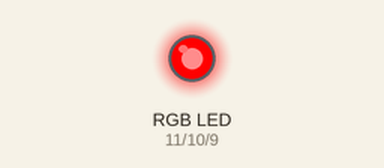
The sketch below on a simulated Arduino Uno, built with avr-gcc and run on an emulated ATmega328P. On the bench: an RGB LED mixed from three pins (HIGH = lit).

Above: at 0.3 s.
At 2.8 s:
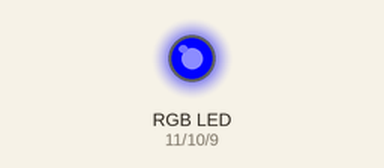
At 4.1 s:
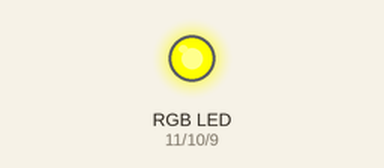
At 7.9 s:
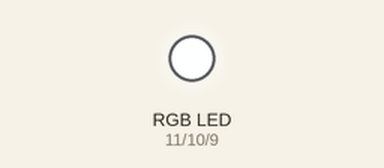
At 14.2 s:
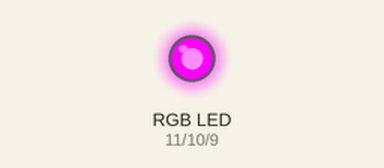
At 19.3 s:
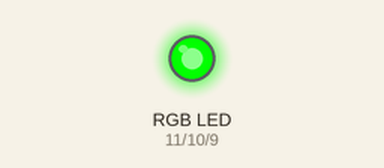
Timing chart, 0 to 20.2 s (numbered marks = the images above):
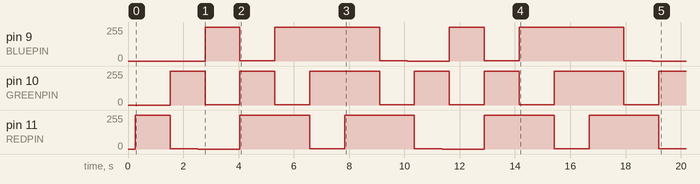

The sketch:

RGB-Crossfader.ino
```cpp
// Declare global variables

// Replace pin-number with name for future use
#define REDPIN 11
#define GREENPIN 10
#define BLUEPIN 9

// color arrays
byte black[3]   = {0, 0, 0};
byte white[3]   = {255, 255, 255};

byte red[3]     = {255, 0, 0};
byte green[3]   = {0, 255, 0};
byte blue[3]    = {0, 0, 255};

byte yellow[3]  = {255, 255, 0};
byte magenta[3] = {255, 0, 255};
byte cyan[3]    = {0, 255, 255};

// Value of the PWM-Level in analogWrite()
// use byte as data type for 8-Bit unsigned number, from 0-255
byte redValue = 0;
byte greenValue = 0;
byte blueValue = 0;

// previous color-values necessary to crossfade from one color to another
byte prevRedValue;
byte prevGreenValue;
byte prevBlueValue;

// delayTime in for-loops
int delayTime = 10;

// Setup
void setup() {
  // declare pins for RGB-LED
  pinMode(REDPIN, OUTPUT); // RED LED
  pinMode(GREENPIN, OUTPUT); // GREEN LED
  pinMode(BLUEPIN, OUTPUT); // BLUE LED

  // serial output for debugging
  //Serial.begin(9600);
}

// Loop
void loop() {
  // since the initial "color" is black, the crossfade will
  // - fade in the first loop from black to red
  // - fade then from last color in loop to red
  crossfadeLed(500, 1000, red);

  // since the current color is now red, the crossfade will fade from red to green
  crossfadeLed(500, 1000, green);

  // since the current color is now green, the crossfade will fade from green to blue
  crossfadeLed(500, 1000, blue);

  // etc...
  crossfadeLed(500, 1000, yellow);
  crossfadeLed(500, 1000, magenta);
  crossfadeLed(500, 1000, cyan);

  crossfadeLed(500, 1000, white);
}

// crossfade function
// with variable crossfade-time to the specified color
// with variable on-time for the specified color

void crossfadeLed(int crossfadeTime, int onTime, byte color[3]){
  // save the color values for the color we come from
  prevRedValue = redValue;
  prevGreenValue = greenValue;
  prevBlueValue = blueValue;

  // crossfade phase
  int fadeInDelay = crossfadeTime / 255;
  for (byte i = 0; i < 255; i++) {
    // set pin to PWM-Level for the specific color
    analogWrite(REDPIN, redValue);
    analogWrite(GREENPIN, greenValue);
    analogWrite(BLUEPIN, blueValue);

    // increment or decremt PWM-Level to match the specified color

    // red color channel
    if(prevRedValue < color[0]) {
      redValue += 1;
    }
    else if(prevRedValue > color[0]){
      redValue -= 1;
    }

    // green color channel
    if(prevGreenValue < color[1]) {
      greenValue += 1;
    }
    else if(prevGreenValue > color[1]){
      greenValue -= 1;
    }

    // blue color channel
    if(prevBlueValue < color[2]) {
      blueValue += 1;
    }
    else if(prevBlueValue > color[2]){
      blueValue -= 1;
    }

    delay(fadeInDelay);
  }

  delay(onTime);
}
```

Measured:
- by itself, pin 11 (REDPIN): repeats every 8.8 s: 1/255 1.0 s, 0/255 1.5 s, 254/255 1.0 s, 255/255 1.5 s, 1/255 1.3 s, 254/255 1.0 s, 255/255 1.5 s
- by itself, pin 9 (BLUEPIN): 0/255 → 254/255 at 2.8 s, → 1/255 1.3 s later, → 254/255 1.3 s later, → 255/255 1.0 s later, … (12 changes in this stretch)
- by itself, pin 10 (GREENPIN): 0/255 → 254/255 at 1.5 s, → 1/255 1.3 s later, → 254/255 1.3 s later, → 1/255 1.3 s later, … (15 changes in this stretch)
